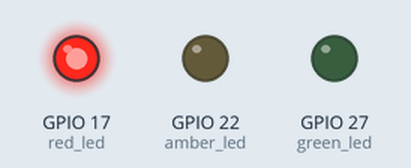
The program below on a simulated Raspberry Pi (BCM pin numbers). On the bench: output pins drawn as LEDs (lit = HIGH).

Above: at 0.5 s.
At 2.5 s:
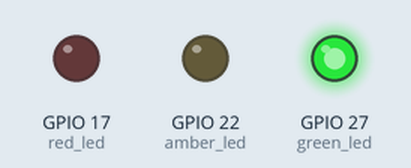
At 4.5 s:
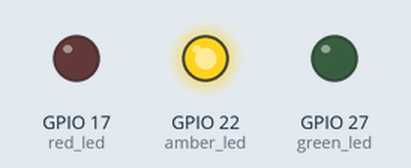
Timing chart, 0 to 6.5 s (numbered marks = the images above):
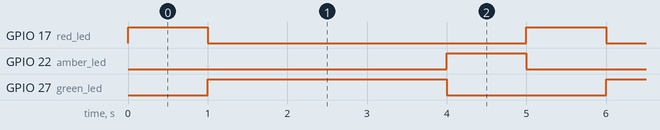

Measured:
- by itself, GPIO 17 (red_led), GPIO 22 (amber_led): alternates HIGH for 1.0 s and LOW for 4.0 s
- by itself, GPIO 27 (green_led): alternates HIGH for 3.0 s and LOW for 2.0 s
- by itself, everything shown: repeats every 5.0 s, in 3 steps

The program:

led.py
```python
from gpiozero import PWMLED
from signal import pause
from time import sleep

red_led = PWMLED(17)

amber_led = PWMLED(22)

green_led = PWMLED(27)

while True:
	red_led.value = 1
	sleep(1)
	red_led.value = 0
	green_led.value = 1
	sleep(3)
	green_led.value = 0
	amber_led.value = 1
	sleep(1)
	amber_led.value = 0
```
